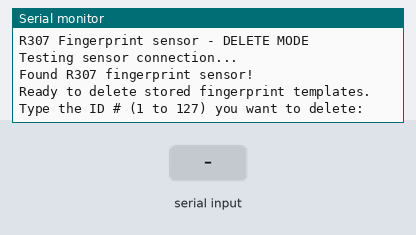
This sketch was run on a simulated ESP32. Parts: the last lines printed to the serial monitor. Inputs (shaded band) come from the test bench.

Above: at 2.5 s.
2.6 s: "90,45\n" received over Serial
At 3.8 s:
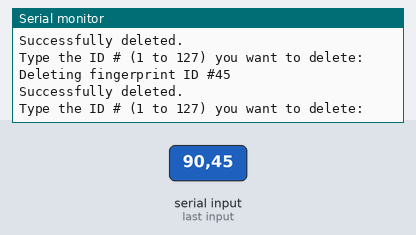
4.1 s: "30,150\n" received over Serial
At 5.0 s:
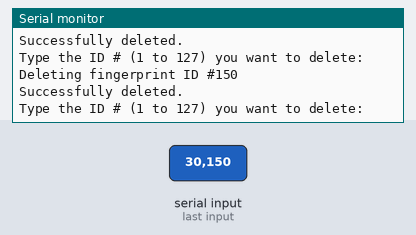
Timing chart, 0 to 7.1 s (numbered marks = the images above; inputs shaded):
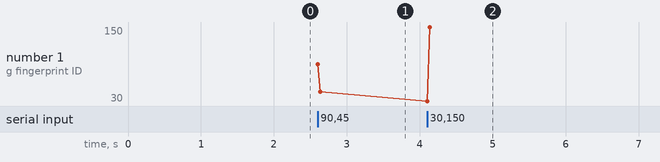

The sketch:

DeleteESP.ino
```cpp
#include <Arduino.h>
#include <Adafruit_Fingerprint.h>
#include <HardwareSerial.h>

// Define pins for R307
#define RX_PIN 16
#define TX_PIN 17

HardwareSerial serialPort(2); // use UART2
Adafruit_Fingerprint finger = Adafruit_Fingerprint(&serialPort);

uint8_t readNumber();
uint8_t deleteFingerprint(uint8_t id);

void setup()
{
  Serial.begin(9600);
  while (!Serial); // For boards like Zero, Yun, etc.
  delay(100);
  Serial.println("\n\nR307 Fingerprint sensor - DELETE MODE");

  serialPort.begin(57600, SERIAL_8N1, RX_PIN, TX_PIN); // Start UART2
  delay(100);
  finger.begin(57600);
  delay(100);

  Serial.println("Testing sensor connection...");

  if (finger.verifyPassword()) {
    Serial.println("Found R307 fingerprint sensor!");
  } else {
    Serial.println("Did not find fingerprint sensor :(");
    Serial.println("Check wiring:");
    Serial.println("VCC -> 5V, GND -> GND");
    Serial.println("TXD -> GPIO16, RXD -> GPIO17");
    while (1) {
      delay(1);
    }
  }

  Serial.println(F("Ready to delete stored fingerprint templates."));
}

void loop()
{
  Serial.println("\nType the ID # (1 to 127) you want to delete:");
  uint8_t id = readNumber();
  if (id == 0) {
    Serial.println("Invalid ID. Must be between 1 and 127.");
    return;
  }

  Serial.print("Deleting fingerprint ID #");
  Serial.println(id);

  uint8_t result = deleteFingerprint(id);

  switch (result) {
    case FINGERPRINT_OK:
      Serial.println("Successfully deleted.");
      break;
    case FINGERPRINT_PACKETRECIEVEERR:
      Serial.println("Communication error.");
      break;
    case FINGERPRINT_BADLOCATION:
      Serial.println("Invalid location. No fingerprint exists at that ID.");
      break;
    case FINGERPRINT_FLASHERR:
      Serial.println("Flash write error.");
      break;
    default:
      Serial.print("Unknown error: 0x");
      Serial.println(result, HEX);
      break;
  }
}

uint8_t readNumber(void)
{
  uint8_t num = 0;
  while (num == 0) {
    while (!Serial.available());
    num = Serial.parseInt();
  }
  return num;
}

uint8_t deleteFingerprint(uint8_t id)
{
  return finger.deleteModel(id);
}
```

Measured:
- after the input at 2.6 s, the serial monitor: prints a new line at once (image 1)
- after the input at 4.1 s, the serial monitor: prints a new line at once (image 2)
- plotted number 1: 45 → 150 after the input at 4.1 s
